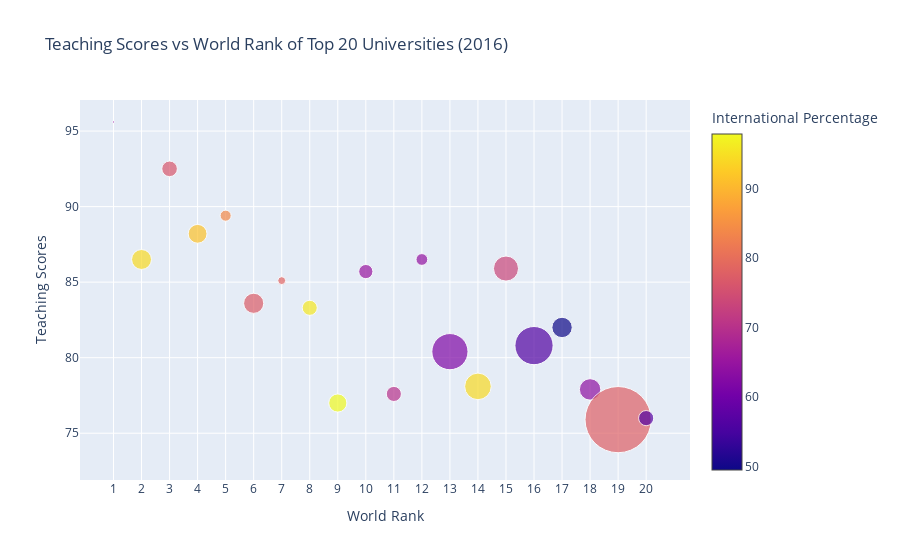

The notebook cell this image was saved under:
### Code cell
# Data preparation
df2016 = timesData[timesData.year == 2016].iloc[:20, :]
num_students_size = [float(each.replace(',', '.')) for each in df2016.num_students]
international_color = [float(each) for each in df2016.international]

data = [
    go.Scatter(
        y=df2016.teaching,
        x=df2016.world_rank,
        mode='markers',
        marker=dict(
            color=international_color,
            size=num_students_size,
            showscale=True,
            colorbar=dict(title="International Percentage"),
        ),
        text=df2016.university_name
    )
]

layout = go.Layout(
    title='Teaching Scores vs World Rank of Top 20 Universities (2016)',
    xaxis=dict(title='World Rank'),
    yaxis=dict(title='Teaching Scores'),
    hovermode='closest',
    annotations=[
        dict(
            xref='paper',
            yref='paper',
            x=0.5,
            y=-0.2,
            xanchor='center',
            yanchor='top',
            text='Bubble size represents the number of students',
            showarrow=False,
            font=dict(size=12)
        )
    ]
)

fig = go.Figure(data=data, layout=layout)
iplot(fig)

### Figure 1 — Plotly figure (JSON) as saved in the notebook; plotly's stock layout.template omitted (floating-point values rounded to 4 significant figures)
{"data": [{"marker": {"color": [64, 94.4, 76.3, 91.5, 84, 77.2, 78.5, 96, 97.9, 65, 70, 64.3, 61.9, 94.4, 73.5, 56.4, 49.5, 63.9, 77.8, 56.5], "colorbar": {"title": {"text": "International Percentage"}}, "showscale": true, "size": [2.243, 19.92, 15.6, 18.81, 11.07, 20.15, 7.929, 15.06, 18.18, 14.22, 15.13, 11.75, 36.19, 26.61, 25.05, 38.21, 20.38, 21.42, 66.2, 15.17]}, "mode": "markers", "text": ["California Institute of Technology", "University of Oxford", "Stanford University", "University of Cambridge", "Massachusetts Institute of Technology", "Harvard University", "Princeton University", "Imperial College London", "ETH Zurich – Swiss Federal Institute of Technology Zurich", "University of Chicago", "Johns Hopkins University", "Yale University", "University of California, Berkeley", "University College London", "Columbia University", "University of California, Los Angeles", "University of Pennsylvania", "Cornell University", "University of Toronto", "Duke University"], "x": ["1", "2", "3", "4", "5", "6", "7", "8", "9", "10", "11", "12", "13", "14", "15", "16", "17", "18", "19", "20"], "y": [95.6, 86.5, 92.5, 88.2, 89.4, 83.6, 85.1, 83.3, 77, 85.7, 77.6, 86.5, 80.4, 78.1, 85.9, 80.8, 82, 77.9, 75.9, 76], "type": "scatter"}], "layout": {"annotations": [{"font": {"size": 12}, "showarrow": false, "text": "Bubble size represents the number of students", "x": 0.5, "xanchor": "center", "xref": "paper", "y": -0.2, "yanchor": "top", "yref": "paper"}], "hovermode": "closest", "title": {"text": "Teaching Scores vs World Rank of Top 20 Universities (2016)"}, "xaxis": {"title": {"text": "World Rank"}, "type": "category", "range": [-1.12, 20.23], "autorange": true}, "yaxis": {"title": {"text": "Teaching Scores"}, "type": "linear", "range": [70.46, 97.24], "autorange": true}, "autosize": true}}
